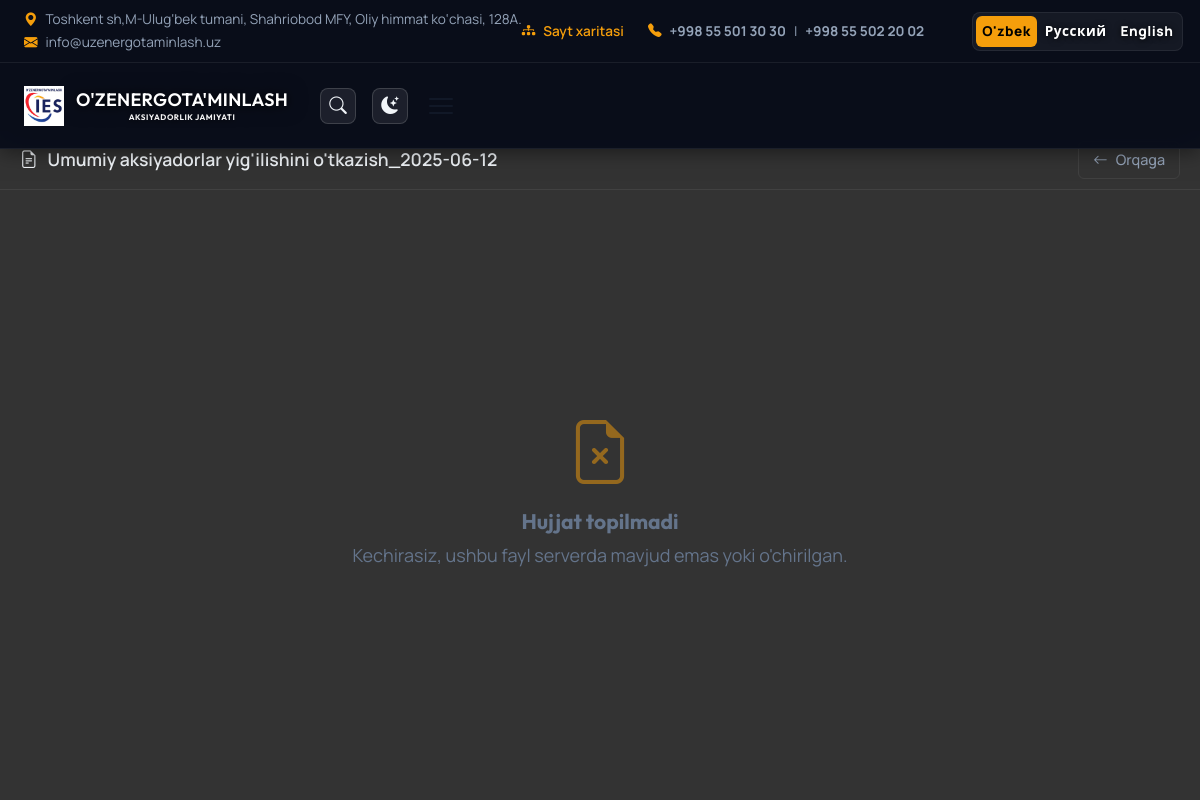
Screenshot of /korporativ/hujjat/36/ with the database file from the repository.
### main/models.py (models this page shows, shortened)
class SiteSettings(models.Model):
    phone_1 = models.CharField(max_length=50, blank=True, verbose_name="Telefon 1")
    phone_2 = models.CharField(max_length=50, blank=True, verbose_name="Telefon 2")
    email = models.EmailField(blank=True, verbose_name="Email")
    address_uz = models.CharField(max_length=300, blank=True, verbose_name="Manzil (UZ)")
    address_ru = models.CharField(max_length=300, blank=True, verbose_name="Manzil (RU)")
    address_en = models.CharField(max_length=300, blank=True, verbose_name="Address (EN)")
    map_iframe = models.TextField(blank=True, verbose_name="Xarita Iframe (Google/Yandex)", help_text="Xaritani ulash uchun Iframe kodini shu yerga kiriting")
    telegram = models.URLField(blank=True, verbose_name="Telegram")
    instagram = models.URLField(blank=True, verbose_name="Instagram")
    facebook = models.URLField(blank=True, verbose_name="Facebook")
    youtube = models.URLField(blank=True, verbose_name="YouTube")
    primary_color = models.CharField(max_length=7, default='#e8910c', help_text='Asosiy brand rangi (hex)', verbose_name='Primary Color')
    accent_color = models.CharField(max_length=7, default='#0284c7', help_text='Ikkinchi darajali rang (hex)', verbose_name='Accent Color')
    bg_color = models.CharField(max_length=7, default='#f3f6fa', help_text='Sahifa umumiy foni (hex)', verbose_name='Sahifa foni')
    bg_card_color = models.CharField(max_length=7, default='#ffffff', help_text='Karta/blok foni (hex)', verbose_name='Karta foni')
    bg_section_color = models.CharField(max_length=7, default='#e7edf5', help_text='Bo\'lim foni (alternativ, hex)', verbose_name='Bo\'lim foni')
    text_color = models.CharField(max_length=7, default='#0b1220', help_text='Asosiy matn rangi (hex)', verbose_name='Text Color')
    text_secondary_color = models.CharField(max_length=7, default='#3d4f66', help_text='Ikkinchi darajali matn rangi (hex)', verbose_name='Secondary Text Color')
    border_color = models.CharField(max_length=40, default='rgba(15,35,60,0.1)', help_text='Chegara rangi — rgba yoki hex (masalan: rgba(0,0,0,0.1))', verbose_name='Chegara rangi')
    meta_title_uz = models.CharField(max_length=200, blank=True, verbose_name="Meta Title (UZ)")
    meta_title_ru = models.CharField(max_length=200, blank=True, verbose_name="Meta Title (RU)")
    meta_title_en = models.CharField(max_length=200, blank=True, verbose_name="Meta Title (EN)")
    meta_description_uz = models.TextField(blank=True, verbose_name="Meta Description (UZ)")
    meta_description_ru = models.TextField(blank=True, verbose_name="Meta Description (RU)")
    meta_description_en = models.TextField(blank=True, verbose_name="Meta Description (EN)")
    meta_keywords = models.TextField(
        blank=True,
        default="uz uzet uzenergo uze energo ta'minlash energetika katalog mahsulotlar elektr jihozlari transformator generator",
        verbose_name="Meta Keywords (SEO)"
    )
    logo = models.ImageField(upload_to='settings/', blank=True, verbose_name="Logo")
    favicon = models.ImageField(upload_to='settings/', blank=True, verbose_name="Favicon")
    company_name_uz = models.CharField(
        max_length=200, blank=True, default="O'ZENERGOTA'MINLASH",
        verbose_name="Kompaniya nomi (UZ)"
    )
    company_name_ru = models.CharField(
        max_length=200, blank=True, default="АО O'ZENERGOTA'MINLASH",
        verbose_name="Kompaniya nomi (RU)"
    )
    company_name_en = models.CharField(
        max_length=200, blank=True, default="JSC O'ZENERGOTA'MINLASH",
        verbose_name="Company name (EN)"
    )
    company_tagline_uz = models.CharField(
        max_length=200, blank=True, default="AKSIYADORLIK JAMIYATI",
        verbose_name="Tagline (UZ)"
    )
    company_tagline_ru = models.CharField(
        max_length=200, blank=True, default="АКЦИОНЕРНОЕ ОБЩЕСТВО",
        verbose_name="Tagline (RU)"
    )
    company_tagline_en = models.CharField(
        max_length=200, blank=True, default="JOINT STOCK COMPANY",
        verbose_name="Tagline (EN)"
    )
    footer_text_uz = models.TextField(
        blank=True,
        default="O'zbekistonda energetika uskunalarini yetkazib berish bo'yicha ishonchli hamkor",
        verbose_name="Footer matni (UZ)"
    )
    footer_text_ru = models.TextField(
        blank=True,
        default="Надёжный партнёр по поставке энергетического оборудования в Узбекистане",
        verbose_name="Footer matni (RU)"
    )
    footer_text_en = models.TextField(
        blank=True,
        default="Reliable partner for energy equipment supply in Uzbekistan",
        verbose_name="Footer text (EN)"
    )
    class Meta:
        verbose_name = "Sayt sozlamalari"
        verbose_name_plural = "Sayt sozlamalari"

class CorporateDocument(models.Model):
    ARCHIVE_YEAR = 0  # Arxiv uchun maxsus qiymat
    category = models.ForeignKey(
        CorporateCategory,
        on_delete=models.CASCADE,
        related_name='documents',
        verbose_name="Kategoriya"
    )
    title_uz = models.CharField(max_length=300, verbose_name="Sarlavha (UZ)")
    title_ru = models.CharField(max_length=300, blank=True, verbose_name="Sarlavha (RU)")
    title_en = models.CharField(max_length=300, blank=True, verbose_name="Title (EN)")
    file = models.FileField(upload_to='corporate_docs/', verbose_name="Fayl (PDF/DOC)")
    year = models.PositiveIntegerField(
        default=2026,
        verbose_name="Yil (0 = Arxiv)"
    )
    is_archive = models.BooleanField(default=False, verbose_name="Arxivda")
    published_date = models.DateField(default=timezone.now, verbose_name="Sana")
    order = models.PositiveIntegerField(default=0, verbose_name="Tartib")
    is_active = models.BooleanField(default=True, verbose_name="Faol")
    class Meta:
        verbose_name = "Korporativ hujjat"
        verbose_name_plural = "Korporativ hujjatlar"
        ordering = ['order', '-published_date']

### main/views.py (the view)
# urls.py: path('korporativ/hujjat/<int:doc_id>/', views.document_viewer, name='document_viewer'),
def document_viewer(request, doc_id):
    import os
    from django.conf import settings as django_settings
    doc = get_object_or_404(CorporateDocument, id=doc_id, is_active=True)
    lang = get_lang(request)
    settings_obj = SiteSettings.objects.first()
    file_exists = False
    if doc.file and doc.file.name:
        file_path = os.path.join(django_settings.MEDIA_ROOT, doc.file.name)
        file_exists = os.path.exists(file_path)
    context = {
        'lang': lang,
        'settings': settings_obj,
        'menu_items': get_menu_items(lang),
        'corp_nav': get_corporate_nav_data(),
        'doc': doc,
        'file_exists': file_exists,
        'is_subpage': True,
    }
    return render(request, 'main/corporate_doc_viewer.html', context)

### main/context_processors.py (called while the page is built)
def site_context(request):
    settings_obj = SiteSettings.objects.first()
    lang = request.session.get('lang', 'uz')
    if lang not in ('uz', 'ru', 'en'):
        lang = 'uz'
    return {
        'site_settings': settings_obj,
        'settings': settings_obj,
        'current_lang': lang,
    }

### main/views.py (called while the page is built)
def get_lang(request):
    lang = request.session.get('lang', 'uz')
    if lang not in ('uz', 'ru', 'en'):
        lang = 'uz'
    return lang

def get_corporate_nav_data():
    from .models import CorporateCategory
    cats = CorporateCategory.objects.filter(is_active=True)
    result = []
    for cat in cats:
        docs = cat.documents.filter(is_active=True)
        years = sorted(
            docs.filter(is_archive=False).values_list('year', flat=True).distinct(),
            reverse=True
        )
        has_archive = docs.filter(is_archive=True).exists()
        result.append({'category': cat, 'years': years, 'has_archive': has_archive})
    return result

### templates/main/corporate_doc_viewer.html (shortened to what this page needs)
﻿<!DOCTYPE html>
<html lang="{{ lang }}" data-theme="dark">
<head>
  <link rel="stylesheet" href="https://cdn.jsdelivr.net/npm/bootstrap-icons@1.11.3/font/bootstrap-icons.min.css"/>
  <link rel="stylesheet" href="/static/css/style.css"/>
</head>
<body>
{% include 'main/_navbar.html' with is_subpage=True %}
<div class="doc-viewer-container" style="margin-top: 100px;">
  <div class="doc-toolbar">
    <div class="doc-toolbar-title">
      <i class="bi bi-file-earmark-text"></i>
      {% if lang == 'uz' %}{{ doc.title_uz }}{% elif lang == 'ru' %}{{ doc.title_ru|default:doc.title_uz }}{% else %}{{ doc.title_en|default:doc.title_uz }}{% endif %}
    </div>
    <div class="doc-toolbar-actions">
      <a href="javascript:history.back()" class="btn-back">
        <i class="bi bi-arrow-left"></i> {% if lang == 'uz' %}Orqaga{% elif lang == 'ru' %}Назад{% else %}Back{% endif %}
      </a>
    </div>
  </div>
  <div class="iframe-wrapper">
    {% if file_exists %}
      <iframe src="{{ doc.file.url }}">
        Sizning brauzeringiz ushbu hujjatni o'qishni qo'llab quvvatlamaydi.
        Iltimos, uni <a href="{{ doc.file.url }}">yuklab oling</a>.
      </iframe>
    {% else %}
      <div class="doc-error">
        <i class="bi bi-file-earmark-x"></i>
        <h3>{% if lang == 'uz' %}Hujjat topilmadi{% elif lang == 'ru' %}Документ не найден{% else %}Document not found{% endif %}</h3>
        <p>{% if lang == 'uz' %}Kechirasiz, ushbu fayl serverda mavjud emas yoki o'chirilgan.{% elif lang == 'ru' %}Извините, этот файл не существует на сервере или был удалён.{% else %}Sorry, this file does not exist on the server or has been deleted.{% endif %}</p>
      </div>
    {% endif %}
  </div>
</div>
</body>
</html>

### templates/main/_navbar.html (shortened to what this page needs)
<header class="site-header{% if is_subpage %} is-subpage{% endif %}" id="header">
  <div class="header-top header-top-desktop">
    <div class="container header-top-container">
      <div class="header-top-left">
        {% if settings and settings.address_uz %}
        <div class="top-info-item">
          <i class="bi bi-geo-alt-fill"></i>
          <a href="#xarita" style="color: inherit; text-decoration: none;">
            <span>{% if lang == 'uz' %}{{ settings.address_uz }}{% elif lang == 'ru' %}{{ settings.address_ru|default:settings.address_uz }}{% else %}{{ settings.address_en|default:settings.address_uz }}{% endif %}</span>
          </a>
        </div>
        {% endif %}
        {% if settings and settings.email %}
        <div class="top-info-item">
          <i class="bi bi-envelope-fill"></i>
          <a href="mailto:{{ settings.email }}">{{ settings.email }}</a>
        </div>
        {% endif %}
      </div>
      <div class="header-top-right">
        <a href="/sitemap.xml" class="top-info-item top-link"><i class="bi bi-diagram-3-fill"
            style="color:var(--primary)"></i> {% if lang == 'uz' %}Sayt xaritasi{% elif lang == 'ru' %}Карта сайта{% else %}Sitemap{% endif %}</a>
        {% if settings %}
        <div class="top-info-item">
          <i class="bi bi-telephone-fill"></i>
          {% if settings.phone_1 %}
          <a href="tel:{{ settings.phone_1 }}" style="font-weight:700;">{{ settings.phone_1 }}</a>
          {% endif %}
          {% if settings.phone_2 %}
          <span class="mx-1">|</span>
          <a href="tel:{{ settings.phone_2 }}" style="font-weight:700;">{{ settings.phone_2 }}</a>
          {% endif %}
        </div>
        {% endif %}
        <div class="lang-switcher">
          <a href="/set-language/uz/" class="lang-btn {% if lang == 'uz' %}active{% endif %}">O'zbek</a>
          <a href="/set-language/ru/" class="lang-btn {% if lang == 'ru' %}active{% endif %}">Русский</a>
          <a href="/set-language/en/" class="lang-btn {% if lang == 'en' %}active{% endif %}">English</a>
        </div>
      </div>
    </div>
  </div>
  <nav class="navbar" id="navbar">
    <div class="container nav-container">
      <a href="{% if is_subpage %}/{% else %}#bosh-sahifa{% endif %}" class="nav-logo">
        {% if settings and settings.logo %}
        <img src="{{ settings.logo.url }}" alt="Logo" class="logo-img" />
        {% endif %}
        <span class="site-name">{% include 'main/_brand_name.html' %}</span>
      </a>
      <div class="nav-right">
        <button class="nav-action-btn" id="searchTrigger" aria-label="Qidiruv" title="Qidiruv">
          <i class="bi bi-search"></i>
        </button>
        <button class="nav-action-btn" id="themeToggle" aria-label="Rejim">
          <i class="bi bi-moon-stars-fill" id="themeIcon"></i>
        </button>
        <button class="nav-toggle" id="navToggle" aria-label="Menu">
          <span></span><span></span><span></span>
        </button>
      </div>
    </div>
  </nav>
</header>

### templates/main/_brand_name.html (shortened to what this page needs)
{% if settings %}
  {% if lang == 'ru' %}
    {{ settings.company_name_ru|default:"АО O'ZENERGOTA'MINLASH" }}{% if settings.company_tagline_ru %}<br><span>{{ settings.company_tagline_ru }}</span>{% endif %}
  {% elif lang == 'en' %}
    {{ settings.company_name_en|default:"JSC O'ZENERGOTA'MINLASH" }}{% if settings.company_tagline_en %}<br><span>{{ settings.company_tagline_en }}</span>{% endif %}
  {% else %}
    {{ settings.company_name_uz|default:"O'ZENERGOTA'MINLASH" }}{% if settings.company_tagline_uz %}<br><span>{{ settings.company_tagline_uz }}</span>{% endif %}
  {% endif %}
{% else %}
  {% if lang == 'ru' %}АО O'ZENERGOTA'MINLASH{% elif lang == 'en' %}JSC O'ZENERGOTA'MINLASH{% else %}O'ZENERGOTA'MINLASH<br><span>AKSIYADORLIK JAMIYATI</span>{% endif %}
{% endif %}

### templates/main/corporate_doc_viewer.html (style rules this page uses)
body { margin: 0; padding: 0; background: var(--bg-dark); display: flex; flex-direction: column; height: 100vh; overflow: hidden; }
#header { flex-shrink: 0; }
.doc-viewer-container { flex: 1; display: flex; flex-direction: column; width: 100%; height: 100%; background: #333; }
.doc-toolbar { flex-shrink: 0; padding: 10px 20px; background: var(--surface); border-bottom: 1px solid var(--border); display: flex; align-items: center; justify-content: space-between; }
.doc-toolbar-title { font-weight: 600; color: var(--text); font-size: 1.1rem; display: flex; align-items: center; gap: 10px; }
.doc-toolbar-actions { display: flex; gap: 10px; }
.btn-back { display: flex; align-items: center; gap: 8px; padding: 6px 14px; background: transparent; color: var(--text-secondary); border: 1px solid var(--border); border-radius: 6px; text-decoration: none; font-weight: 500; font-size: 0.9rem; transition: all 0.2s; }
.iframe-wrapper { flex: 1; width: 100%; height: 100%; position: relative; }
.doc-error { display: flex; flex-direction: column; align-items: center; justify-content: center; height: 100%; color: var(--text-muted); text-align: center; padding: 20px; }
.doc-error i { font-size: 4rem; color: var(--primary); margin-bottom: 20px; opacity: 0.5; }

### rows the page displays
SiteSettings: address_uz "Toshkent sh,M-Ulug‘bek tumani, Shahriobod MFY, Oliy himmat ko‘chasi, 128A.", email "info@uzenergotaminlash.uz", phone_1 "+998 55 501 30 30", phone_2 "+998 55 502 20 02", logo (picture), company_name_uz "O'ZENERGOTA'MINLASH", company_tagline_uz "AKSIYADORLIK JAMIYATI"
CorporateDocument: title_uz "Umumiy aksiyadorlar yig'ilishini o'tkazish_2025-06-12"
